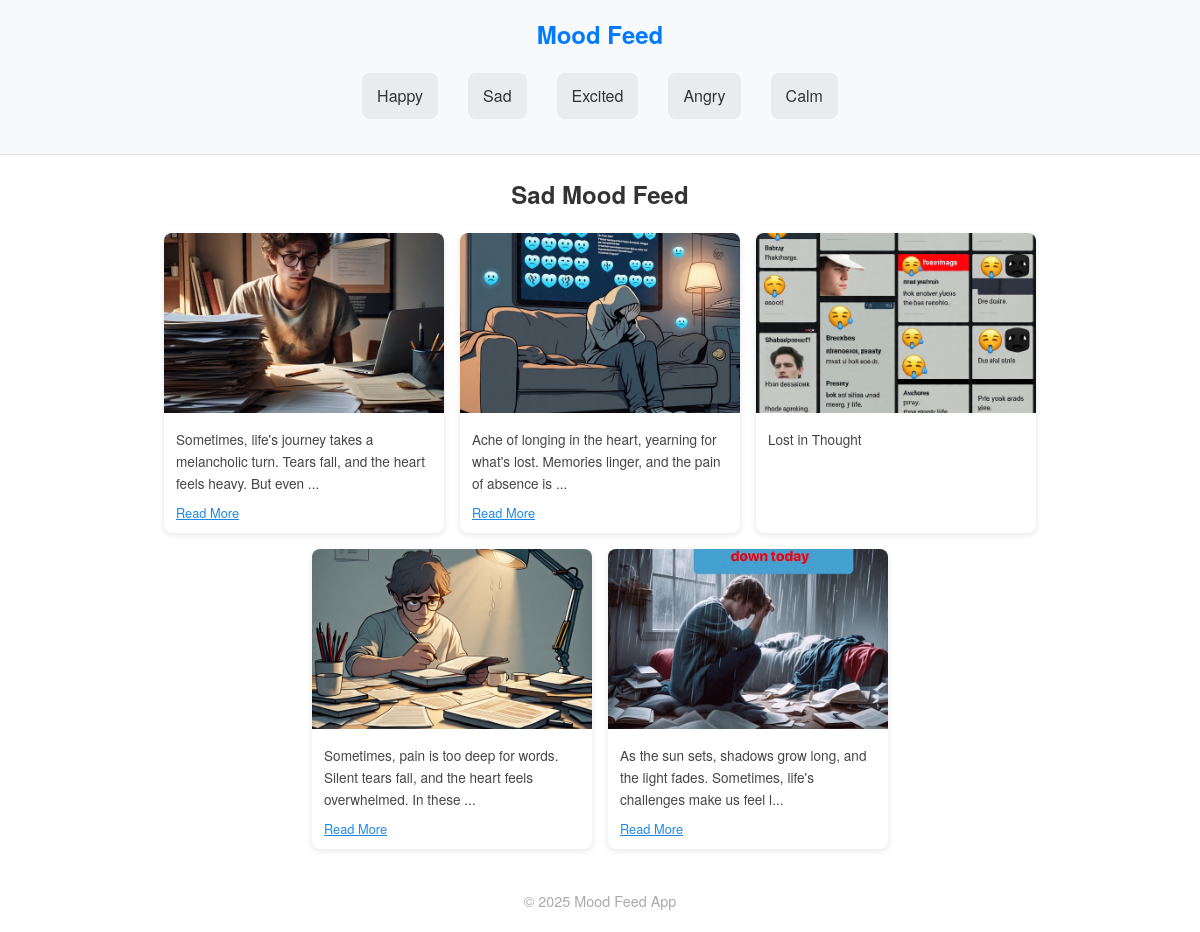
Page /mood/sad on the committed database.
### models.py (models this page shows)
class Mood(db.Model):
    id = db.Column(db.Integer, primary_key=True)
    name = db.Column(db.String(50), unique=True, nullable=False)
    posts = db.relationship('Post', backref='mood', lazy=True)

class Post(db.Model):
    id = db.Column(db.Integer, primary_key=True)
    caption = db.Column(db.String(255))  # <- ADD THIS LINE
    image_url = db.Column(db.String(255), nullable=False)
    mood_id = db.Column(db.Integer, db.ForeignKey('mood.id'), nullable=False)

### app.py (the view)
@app.route('/mood/<mood_name>')
def mood_feed(mood_name):
    moods = Mood.query.all()
    mood = Mood.query.filter_by(name=mood_name.capitalize()).first_or_404()
    posts = Post.query.filter_by(mood_id=mood.id).all()
    return render_template("feed.html", mood=mood, posts=posts, moods=moods)

### templates/feed.html (shortened to what this page needs)
{% extends "base.html" %}
{% block content %}
<h2 style="text-align: center; color: #333;">{{ mood.name }} Mood Feed</h2>
<div class="gallery">
  {% for post in posts %}
    <div class="card">
      <img src="{{ url_for('static', filename=post.image_url) }}" alt="{{ post.title }}">
      {% if post.caption %}
        <div class="caption-container">
          {% if post.caption|length > 100 %}
            <p class="short-caption">{{ post.caption[:100] }}...</p>
            <span class="read-more-btn" onclick="toggleCaption(this)">Read More</span>
          {% else %}
            <p>{{ post.caption }}</p>
          {% endif %}
        </div>
      {% endif %}
    </div>
  {% endfor %}
</div>
{% endblock %}

### templates/base.html (shortened to what this page needs)
<!doctype html>
<html lang="en">
<head>
</head>
<body>
  <header>
    <h1>Mood Feed</h1>
    <nav>
      <div class="mood-buttons">
        {% for mood in moods %}
          <a href="{{ url_for('mood_feed', mood_name=mood.name.lower()) }}">{{ mood.name }}</a>
        {% endfor %}
      </div>
    </nav>
  </header>
  <div class="container">
    {% block content %}{% endblock %}
  </div>
  <footer>
    <p>&copy; 2025 Mood Feed App</p>
  </footer>
</body>
</html>

### templates/base.html (style rules this page uses)
* { margin: 0; padding: 0; box-sizing: border-box; font-family: "Helvetica Neue", Helvetica, Arial, sans-serif; }
body { background-color: #ffffff; color: #333; line-height: 1.6; padding: 0; }
header { background-color: #f8f9fa; border-bottom: 1px solid #ddd; padding: 15px 30px; text-align: center; }
header h1 { font-size: 24px; color: #007BFF; }
nav { margin-top: 10px; }
nav a { margin: 0 10px; text-decoration: none; color: #007BFF; font-weight: 500; }
.container { max-width: 1100px; margin: 20px auto; padding: 0 20px; }
footer { text-align: center; padding: 20px; color: #aaa; font-size: 0.9rem; }
.mood-buttons { display: flex; justify-content: center; flex-wrap: wrap; gap: 10px; margin: 20px 0; }
.mood-buttons a { padding: 10px 15px; background-color: #e9ecef; border-radius: 8px; color: #333; text-decoration: none; transition: background 0.2s; }

### templates/feed.html (style rules this page uses)
body { background-color: #ffffff; color: #333; font-family: 'Segoe UI', sans-serif; }
.gallery { display: flex; flex-wrap: wrap; justify-content: center; gap: 16px; margin-top: 20px; }
.card { width: 280px; background-color: #fff; border-radius: 8px; box-shadow: 0 2px 6px rgba(0,0,0,0.1); overflow: hidden; display: flex; flex-direction: column; transition: transform 0.3s ease, box-shadow 0.3s ease; }
.card img { width: 100%; height: 180px; object-fit: cover; }
.caption-container { padding: 10px 12px; font-size: 0.85rem; }
.caption-container p { font-size: 0.85rem; margin: 4px 0; color: #444; }
.short-caption { display: block; }
.read-more-btn { font-size: 0.8rem; color: #1e88e5; cursor: pointer; text-decoration: underline; background: none; border: none; padding: 0; margin-top: 4px; display: inline-block; }

### rows in the picture
Mood: name "Happy"
Mood: name "Sad"
Mood: name "Excited"
Mood: name "Angry"
Mood: name "Calm"
Post: image_url (picture), caption "Sometimes, life's journey takes a melancholic turn. Tears fall, and the heart feels heavy. But even"
Post: image_url (picture), caption "Ache of longing in the heart, yearning for what's lost. Memories linger, and the pain of absence is"
Post: image_url (picture), caption "Lost in Thought"
Post: image_url (picture), caption "Sometimes, pain is too deep for words. Silent tears fall, and the heart feels overwhelmed. In these"
Post: image_url (picture), caption "As the sun sets, shadows grow long, and the light fades. Sometimes, life's challenges make us feel l"
